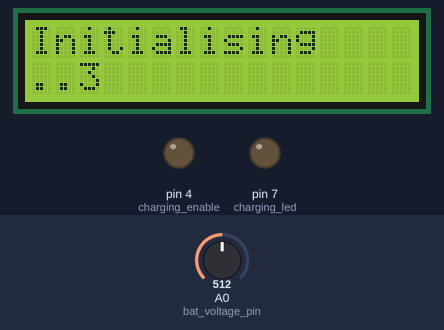
A sketch run on a simulated Arduino Uno, built with avr-gcc and run on an emulated ATmega328P. Shown: 16×2 character LCD, output pins drawn as LEDs (lit = HIGH). The test bench sets the inputs (shaded band); at power-on: A0 (bat_voltage_pin) = 512.

Above: at 0.1 s.
At 1.1 s:
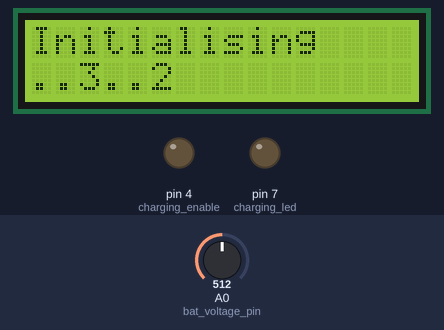
At 2.1 s:
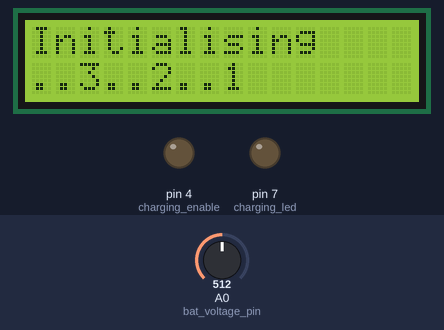
At 7.2 s:
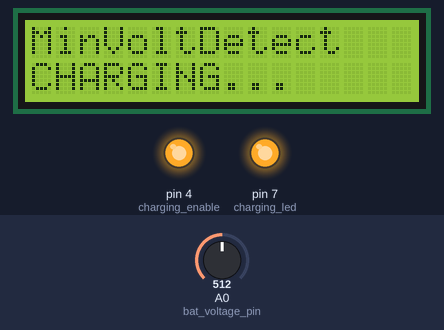
Timing chart, 0 to 8.7 s (numbered marks = the images above):
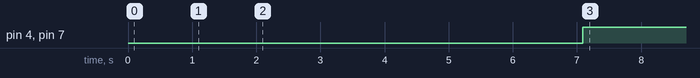

The sketch:

Pump_Controller__Workshop.ino
```cpp
#include <Wire.h>
#include <LiquidCrystal_I2C.h>
#include "DS1307.h"

int charging_led = 7;
int charging_enable = 4;
int bat_voltage_pin = A0;
int raw_val = 0;
double max_voltage = 12.8;
unsigned long start_time = 0;
int loop_counter = 0;
int num_iterations = 5;
double voltage_sum = 0;
int waiting_interval = 20;  // Hours * minutes * seconds  == time in seconds
long milli_secs_to_charge = 7200000;
int min_bat_thresh = 12;

LiquidCrystal_I2C lcd(0x27, 2, 1, 0 , 4, 5, 6, 7, 3, POSITIVE);

void setup() {
  // put your setup code here, to run once:
  pinMode(charging_led, OUTPUT);
  pinMode(charging_enable, OUTPUT);

  Serial.begin(9600);

  lcd.begin(16, 2);
  lcd.clear();
  lcd.print("Initialising");
  lcd.setCursor(0,1);
  lcd.print("..3");
  delay(1000);
  lcd.print("..2");
  delay(1000);
  lcd.print("..1");
  digitalWrite(charging_led, LOW);
  digitalWrite(charging_enable, LOW);

  start_time = millis();
}

void loop() {
  // put your main code here, to run repeatedly:
  raw_val = analogRead(bat_voltage_pin);
  double bat_voltage = max_voltage * (raw_val/1023.0);
  voltage_sum += bat_voltage;
  loop_counter++;

  // Serial.println(raw_val);
  // printDouble(bat_voltage, 3);
  // Serial.println("");
  // lcd.clear();
  // lcd.setCursor(0,1);
  // lcd.print("B_VOLTS: ");
  // lcd.print(bat_voltage);

  if (loop_counter > num_iterations)
  {
    unsigned long elapsed_time = millis() - start_time;
    //                                    seconds    minutes
    // unsigned long minutes = elapsed_time /   1000   /   60;
    double minutes = double(elapsed_time) /   1000.0   /   60.0    /    60.0;

    double avg_voltage = voltage_sum / loop_counter;

    // lcd.clear();
    // lcd.setCursor(0,1);
    // lcd.print("B_VOLTS: ");
    // lcd.print(avg_voltage);

    if(avg_voltage < min_bat_thresh)
    {
      // Serial.println("Charging - Min voltage detected");
      digitalWrite(charging_enable, HIGH);
      digitalWrite(charging_led, HIGH);
      lcd.clear();
      lcd.print("MinVoltDetect");
      lcd.setCursor(0,1);
      lcd.print("CHARGING...");

      delay(milli_secs_to_charge);
      digitalWrite(charging_enable, LOW);
      digitalWrite(charging_led, LOW);
    }
    else if(minutes >= waiting_interval)
    {
      // Serial.println("Charging - periodic charging activated");
      lcd.clear();
      lcd.print("PLANNED");
      lcd.setCursor(0,1);
      lcd.print("CHARGING:");
      lcd.print(milli_secs_to_charge/1000/60);

//      lcd.print(hours);
//      lcd.setCursor(0,1);
//      lcd.print(elapsed_time);

      digitalWrite(charging_enable, HIGH);
      digitalWrite(charging_led, HIGH);
      delay(milli_secs_to_charge);
      digitalWrite(charging_enable, LOW);
      digitalWrite(charging_led, LOW);
      start_time = millis();
    }
    else
    {
      lcd.clear();
      lcd.print("WAITING");
      lcd.setCursor(0,1);
      lcd.print(minutes);
      lcd.print("/");
      lcd.print(waiting_interval);
      lcd.print(" hrs");
    }

    // delay(1000);

    loop_counter = 0;
    voltage_sum = 0;
    // Serial.println("Resetting loop counter\n-------------------------------------------\n");
  }


//
//  Serial.println(".. .. ");
//  Serial.println("");
  delay(1000);
}


void printDouble( double val, byte precision){
  // prints val with number of decimal places determine by precision
  // precision is a number from 0 to 6 indicating the desired decimial places
  // example: printDouble( 3.1415, 2); // prints 3.14 (two decimal places)

  Serial.println("");
  Serial.println("");
  Serial.print (int(val));  //prints the int part
  if( precision > 0) {
    Serial.print("."); // print the decimal point
    unsigned long frac;
    unsigned long mult = 1;
    byte padding = precision -1;
    while(precision--)
       mult *=10;

    if(val >= 0)
      frac = (val - int(val)) * mult;
    else
      frac = (int(val)- val ) * mult;
    unsigned long frac1 = frac;
    while( frac1 /= 10 )
      padding--;
    while(  padding--)
      Serial.print("0");
    Serial.print(frac,DEC) ;
  }
}
```

Measured:
- by itself, pin 4 (charging_enable), pin 7 (charging_led): LOW → HIGH at 7.1 s
- what the display in image 1 shows lasts 1.0 s, from 1.1 s to 2.1 s
- what the display in image 2 shows lasts 5.0 s, from 2.1 s to 7.1 s
